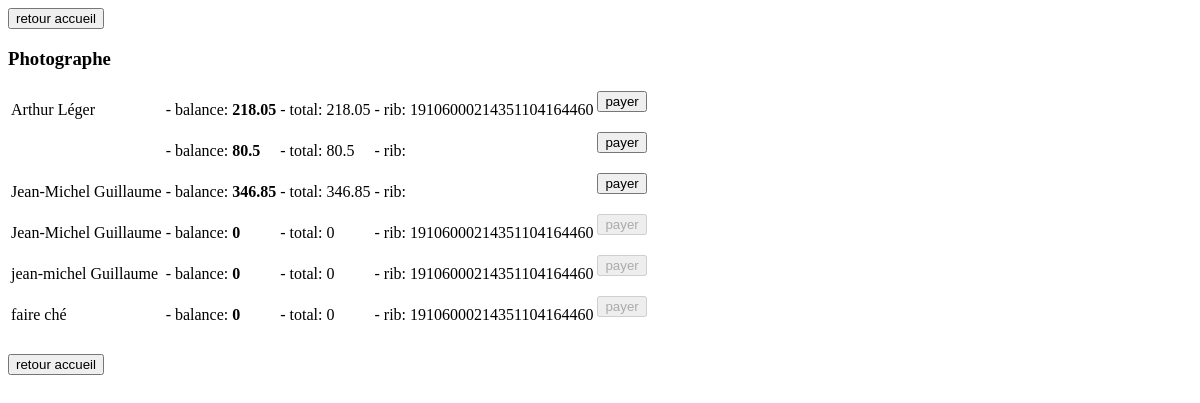
Before: /administration/photographe.php with the older database file.
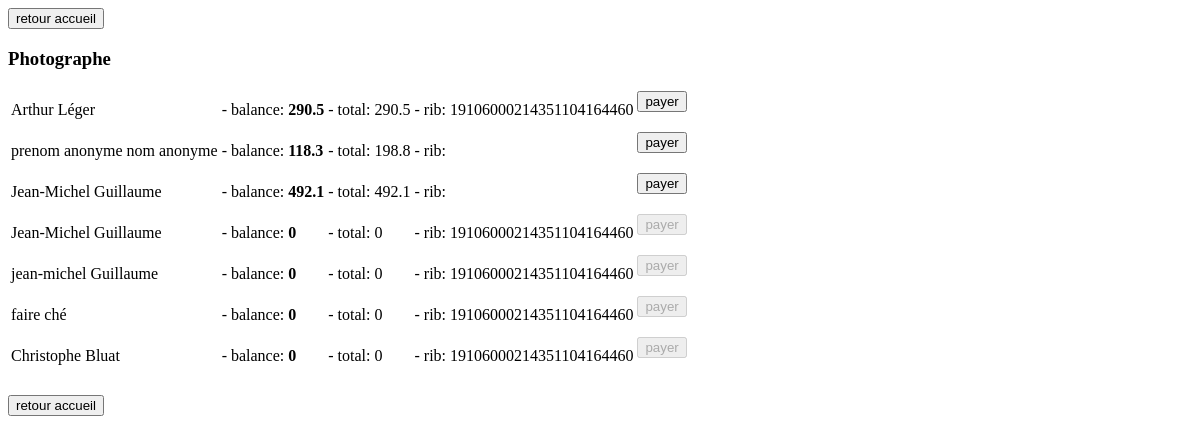
After: the same page with the newer database file.
### tables this page shows
CREATE TABLE IF NOT EXISTS `Photographe` (
  `photographeID` mediumint(8) unsigned NOT NULL auto_increment,
  `nomEntreprise` varchar(50) NOT NULL default '',
  `siren` varchar(50) NOT NULL default '',
  `telephone` varchar(20) NOT NULL default '',
  `siteWeb` varchar(50) NOT NULL default '',
  `home` varchar(100) NOT NULL default '',
  `pourcentage` tinyint(3) unsigned NOT NULL default '70',
  `rib_b` varchar(10) NOT NULL default '',
  `rib_g` varchar(10) NOT NULL default '',
  `rib_c` varchar(20) NOT NULL default '',
  `rib_k` varchar(5) NOT NULL default '',
  `bic` varchar(20) NOT NULL default '',
  `iban` varchar(30) NOT NULL default '',
  `id_utilisateur` mediumint(8) unsigned NOT NULL,
  PRIMARY KEY  (`photographeID`),
  KEY `fk_photographe_user` (`id_utilisateur`)
);

CREATE TABLE IF NOT EXISTS `Adresse` (
  `adresseID` mediumint(8) unsigned NOT NULL auto_increment,
  `nom` varchar(30) NOT NULL default '',
  `prenom` varchar(30) NOT NULL default '',
  `nomRue` varchar(50) NOT NULL default '',
  `complement` varchar(50) NOT NULL default '',
  `ville` varchar(50) NOT NULL default '',
  `codePostal` varchar(5) NOT NULL default '',
  `id_utilisateur` mediumint(8) unsigned NOT NULL,
  PRIMARY KEY  (`adresseID`),
  KEY `fk_adresse_utilisateur` (`id_utilisateur`)
);

### classes/modele/modele_dao/UtilisateurDAO.class.php (called while the page is built, shortened)
<?php
$dir_utilisateurdao_class_php = dirname(__FILE__);
include_once $dir_utilisateurdao_class_php . "/daophp5/DAO.class.php";
class UtilisateurDAO extends DAO{
	public function __construct() {
		$dsn = DBTYPE."://".DBUSER.":".DBPWD."@".DBHOST."/".DBPHOTOMENTIEL;
	}
	public function buildUtilisateurFromRow($row, $prefix = NULL, $pa = NULL){
		$setPre = isset($prefix);
		$dir_utilisateurdao_class_php = dirname(__FILE__);
		include_once $dir_utilisateurdao_class_php . "/AdresseDAO.class.php";
		include_once $dir_utilisateurdao_class_php . "/../Adresse.class.php";
		$adao = new AdresseDAO();
		$adresse = $adao->buildAdresseFromRow($row, $pa);
		if($setPre){
			$id = $row->offsetGet($prefix . "utilisateurID");
		}else{
			$id = $row->offsetGet("utilisateurID");
		}
		if($setPre){
			$email = $row->offsetGet($prefix . "email");
		}else{
			$email = $row->offsetGet("email");
		}
		if($setPre){
			$dateInscription = $row->offsetGet($prefix . "dateInscription");
		}else{
			$dateInscription = $row->offsetGet("dateInscription");
		}
		if($setPre){
			$mdp = $row->offsetGet($prefix . "mdp");
		}else{
			$mdp = $row->offsetGet("mdp");
		}
		if($setPre){
			$actif = $row->offsetGet($prefix . "actif");
		}else{
			$actif = $row->offsetGet("actif");
		}
		if($setPre){
			$pid = $row->offsetGet($prefix . "photographeID");
		}else{
			$pid = $row->offsetGet("photographeID");
		}
		$result = NULL;
		if(isset($pid)){
			$dirname = dirname(__FILE__);
			include_once $dirname . "/../Photographe.class.php";
			$result = new Photographe();
			if($setPre){
				$siren = $row->offsetGet($prefix . "siren");
			}else{
				$siren = $row->offsetGet("siren");
			}
			if($setPre){
				$sw = $row->offsetGet($prefix . "siteWeb");
			}else{
				$sw = $row->offsetGet("siteWeb");
			}
			if($setPre){
				$tel = $row->offsetGet($prefix . "telephone");
			}else{
				$tel = $row->offsetGet("telephone");
			}
			if($setPre){
				$ne = $row->offsetGet($prefix . "nomEntreprise");
			}else{
				$ne = $row->offsetGet("nomEntreprise");
			}
			if($setPre){
				$home = $row->offsetGet($prefix . "home");
			}else{
				$home = $row->offsetGet("home");
			}
			if($setPre){
				$rib_b = $row->offsetGet($prefix . "rib_b");
			}else{
				$rib_b = $row->offsetGet("rib_b");
			}
			if($setPre){
				$rib_g = $row->offsetGet($prefix . "rib_g");
			}else{
				$rib_g = $row->offsetGet("rib_g");
			}
			if($setPre){
				$rib_c = $row->offsetGet($prefix . "rib_c");
			}else{
				$rib_c = $row->offsetGet("rib_c");
			}
			if($setPre){
				$rib_k = $row->offsetGet($prefix . "rib_k");
			}else{
				$rib_k = $row->offsetGet("rib_k");
			}
			if($setPre){
				$bic = $row->offsetGet($prefix . "bic");
			}else{
				$bic = $row->offsetGet("bic");
			}
			if($setPre){
				$iban = $row->offsetGet($prefix . "iban");
			}else{
				$iban = $row->offsetGet("iban");
			}
			if($setPre){
				$pourcentage = $row->offsetGet($prefix . "pourcentage");
			}else{
				$pourcentage = $row->offsetGet("pourcentage");
			}
			$result->setHome($home);
			$result->setPhotographeID($pid);
			$result->setNomEntreprise($ne);
			$result->setTelephone($tel);
			$result->setSiteWeb($sw);
			$result->setSiren($siren);
			$result->setRIB_b($rib_b);
			$result->setRIB_g($rib_g);
			$result->setRIB_c($rib_c);
			$result->setRIB_k($rib_k);
			$result->setBIC($bic);
			$result->setIBAN($iban);
			$result->setPourcentage($pourcentage);
		}else{
			$result = new Utilisateur();
		}
		$result->setActif($actif);
		$result->setMDP($mdp);
		$result->setDateInscription($dateInscription);
		$result->setEmail($email);
		$result->setUtilisateurID($id);
		$result->setAdresse($adresse);
		return $result;
	}
}
?>

### classes/modele/modele_dao/daophp5/ConnectionCache.class.php (called while the page is built, shortened)
<?php
 class ConnectionCache {
	private $cache;
	private static $instance = null;
	private function __construct() {
		$this->cache = new ArrayObject();
	}
	public static function getInstance() {
		if(self::$instance == null) {
			self::$instance = new connectionCache();
		}
		return self::$instance;
	}
	public function setEntry($key, $conn) {
		$this->cache->offsetSet(md5($key), $conn);
	}
	public function isEntry($key) {
		$i = $this->cache->getIterator();
		return false;
	}
}
?>

### classes/modele/modele_dao/daophp5/ConnectionFactory.class.php (called while the page is built, shortened)
<?php
require_once("ConnectionCache.class.php");
class ConnectionFactory {
	public static function makeConnection($connStr) {
		$cache = connectionCache::getInstance();
		if($cache->isEntry($connStr)) {
			return $cache->getEntry($connStr);
		} else {
			$pattern = "/^([a-zA-Z]+):\/\/([a-zA-Z0-9]+):([a-zA-Z0-9_-]+)@([-.a-zA-Z0-9]+|[0-9]{1,3}\.[0-9]{1,3}\.[0-9]{1,3}\.[0-9]{1,3})\/([a-zA-Z0-9_]+)$/";
			if(!preg_match($pattern, $connStr, $matches)) {
				throw new ConnFactoryException('Connection string: '.$connStr.' not in correct format (dbtype://user:pass@host/dbname))');
			}
			list($match, $dbtype, $user, $pass, $host, $db) = $matches;
			switch(strtolower($dbtype)) {
				case "mysql":
					require_once("DataAccessMysql.class.php");
					$da = new DataAccessMysql($host, $user, $pass, $db);
					return $da;
					break;
			}
		}
	}
}
?>

### classes/modele/modele_dao/daophp5/DataAccessMysql.class.php (called while the page is built, shortened)
<?php
require_once("DataResultMysql.class.php");
require_once("ConnectionCache.class.php");
class DataAccessMysql implements DataAccess {
	protected $conn;
	public function connect($host, $user, $pass, $db) {
		if(!$this->conn = @mysql_connect($host, $user, $pass)) {
			$this->error = new DataAccessError("CONNECT", mysql_errno(), mysql_error());
			throw new DAOException('Could not connect to database, reason: '.$this->error->getErrorStr());
		}
		return true;
	}
	public function query($sql) {
		if(!$result = @mysql_query($sql, $this->conn)) {
			$this->error = new DataAccessError("QUERY", mysql_errno(), mysql_error());
			throw new DAOException('Could not execute query, reason: '.$this->error->getErrorStr());
		}
		return new DataResultMysql($result);
	}
}
?>

### classes/modele/Photographe.class.php (called while the page is built, shortened)
<?php
$dir_photographe_class_php = dirname(__FILE__);
include_once $dir_photographe_class_php . "/Utilisateur.class.php";
include_once $dir_photographe_class_php . "/modele_dao/PhotographeDAO.class.php";
class Photographe extends Utilisateur{
	public static function getPhotographes(){
		$daoPhotographe = new PhotographeDAO();
		return $daoPhotographe->getPhotographes();
	}
}
?>

### classes/modele/modele_dao/PhotographeDAO.class.php (called while the page is built, shortened)
<?php
$dir_photographedao_class_php = dirname(__FILE__);
include_once ($dir_photographedao_class_php . "/UtilisateurDAO.class.php");
class PhotographeDAO extends UtilisateurDAO{
	public function getPhotographes(){
		$query = "select * from Photographe as p, Utilisateur as u, Adresse as a where p.id_utilisateur = u.utilisateurID and a.id_utilisateur = u.utilisateurID";
		$tmp = $this->retrieve($query);
		return $this->extractArrayQuery($tmp, $this, "buildUtilisateurFromRow");
	}
}
?>

### classes/modele/modele_dao/daophp5/DAO.class.php (called while the page is built, shortened)
<?php
require_once("DataResult.class.php");
require_once("ConnectionFactory.class.php");
abstract class DAO {
	protected $da;
	public function __construct($connStr) {
		$this->da = ConnectionFactory::makeConnection($connStr);
	}
	public function retrieve($sql) {
		return $this->da->query($sql);
	}
}
?>

### classes/modele/modele_dao/daophp5/DataResultMysql.class.php (called while the page is built, shortened)
<?php
class DataResultMysql extends DataResult {
	private $format;
	public function __construct($result) {
		$this->result = $result;
		$this->format = self::DATA_RESULT_FORMAT_ASSOC;
	}
	protected function getRow() {
		if($row = mysql_fetch_array($this->result, $this->format)) {
			return new ArrayObject($row);
		}
		return false;
	}
	protected function dataSeek($row_num = 0) {
		return mysql_data_seek($this->result, $row_num);
	}
	public function getNumRows() {
		return mysql_num_rows($this->result);
	}
}
?>

### classes/modele/modele_dao/daophp5/DataResult.class.php (called while the page is built, shortened)
<?php
abstract class DataResult implements Iterator {
	protected $currentRow;
	protected $valid;
	 public function valid() {
		return $this->valid;
	}
	 public function current() {
		return $this->currentRow;
	}
	public function rewind() {
		if($this->dataSeek(0) !== false) {
        	return true;
		}
		return false;
	}
	public function next() {
		if(($this->currentRow = $this->getRow()) !== false) {
			$this->valid = true;
			return true;
		}
		$this->valid = false;
		return false;
	}
}
?>

### classes/modele/modele_dao/AdresseDAO.class.php (called while the page is built, shortened)
<?php
$dir_adressedao_class_php = dirname(__FILE__);
include_once $dir_adressedao_class_php . "/daophp5/DAO.class.php";
class AdresseDAO extends DAO{
	public function __construct() {
		$dsn = DBTYPE."://".DBUSER.":".DBPWD."@".DBHOST."/".DBPHOTOMENTIEL;
	}
	public function buildAdresseFromRow($row, $prefix = NULL){
		if(!isset($prefix)){
			$prefix = '';
		}
		$id = $row->offsetGet($prefix . "adresseID");
		$nom = $row->offsetGet($prefix . "nom");
		$prenom = $row->offsetGet($prefix . "prenom");
		$nomRue = $row->offsetGet($prefix . "nomRue");
		$cmp = $row->offsetGet($prefix . "complement");
		$ville = $row->offsetGet($prefix . "ville");
		$cp = $row->offsetGet($prefix . "codePostal");
		$idu = $row->offsetGet($prefix . "id_utilisateur");
		$result = new Adresse();
		$result->setAdresseID($id);
		$result->setNom($nom);
		$result->setPrenom($prenom);
		$result->setNomRue($nomRue);
		$result->setComplement($cmp);
		$result->setVille($ville);
		$result->setCodePostal($cp);
		$result->setID_Utilisateur($idu);
		return $result;
	}
}
?>

### classes/modele/Adresse.class.php (called while the page is built, shortened)
<?php
$dir_adresse_class_php = dirname(__FILE__);
include_once $dir_adresse_class_php . "/modele_dao/AdresseDAO.class.php";
?>

### classes/modele/modele_dao/AlbumDAO.class.php (called while the page is built, shortened)
<?php
$dir_albumdao_class_php = dirname(__FILE__);
include_once $dir_albumdao_class_php . "/daophp5/DAO.class.php";
include_once $dir_albumdao_class_php . "/PhotographeDAO.class.php";
class AlbumDAO extends DAO {
	public function buildAlbumFromRow($row, $prefix = NULL){
		if(!isset($prefix)){
			$prefix = '';
		}
		$id = $row->offsetGet($prefix . "albumID");
		$filigramme = $row->offsetGet($prefix . "filigramme");
		$nom = $row->offsetGet($prefix . "nom");
		$idp = $row->offsetGet($prefix . "id_photographe");
		$ide = $row->offsetGet($prefix . "id_evenement");
		$date = $row->offsetGet($prefix . "date");
		$isp = $row->offsetGet($prefix . "isPublique");
		$etat = $row->offsetGet($prefix . "etat");
		$mod = $row->offsetGet($prefix . "module");
		$balance = $row->offsetGet($prefix . "balance");
		$gt = $row->offsetGet($prefix . "gainTotal");
		$mailing = $row->offsetGet($prefix . "mailing");
		$result = new Album();
		$result->setFiligramme($filigramme);
		$result->setAlbumID($id);
		$result->setNom($nom);
		$result->setID_Photographe($idp);
		$result->setID_Evenement($ide);
		$result->setDate($date);
		$result->setIsPublique($isp);
		$result->setEtat($etat);
		$result->setMailing($mailing);
		$result->setBalance($balance);
		$result->setGainTotal($gt);
		$result->setModule($mod);
		return $result;
	}
}
?>

### administration/photographe.php (the view, shortened to what this page needs)
<?php
$dir_administration_evenement_php = dirname(__FILE__);
include_once $dir_administration_evenement_php . "/../classes/modele/Photographe.class.php";
include $dir_administration_evenement_php . "/header.php";
?>
<form method="post" action="index.php">
	<input type="submit" value="retour accueil"/>
</form>
<h3>Photographe</h3>
<table>
<?php
$photographes = Photographe::getPhotographes();
foreach($photographes as $photographe){
	$balance = 0;
	$totalGain = 0;
	$albums = Album::getAlbumDepuisID_Photographe($photographe->getPhotographeID(), false);
	if($albums){
		foreach($albums as $album){
			$totalGain += $album->getGainTotal();
			$balance += $album->getBalance();
		}
	}
	if($balance>0){
		echo '<tr><td>' . $photographe->getAdresse()->getPrenom() . " " . $photographe->getAdresse()->getNom() . '</td><td> - balance: <b>' . $balance . '</b></td><td> - total: ' . $totalGain . '</td><td> - rib: ' . $photographe->getRIB_b() . $photographe->getRIB_g() . $photographe->getRIB_c() . $photographe->getRIB_k() . '</td><td><form method="post" action="dispatcher.php"><input type="hidden" name="action" value="payer"/><input type="hidden" name="id" value="' . $photographe->getPhotographeID() . '"/><input onclick="return confirm(\'Ceci remettra la balance du photographe et de tous ses albums à 0.\nContinuer?\');"  type="submit" value="payer"/></form></td></tr>' . "\n";
	}else{
		echo '<tr><td>' . $photographe->getAdresse()->getPrenom() . " " . $photographe->getAdresse()->getNom() . '</td><td> - balance: <b>' . $balance . '</b></td><td> - total: ' . $totalGain . '</td><td> - rib: ' . $photographe->getRIB_b() . $photographe->getRIB_g() . $photographe->getRIB_c() . $photographe->getRIB_k() . '</td><td><form method="post" action="dispatcher.php"><input type="hidden" name="action" value="payer"/><input type="hidden" name="id" value="' . $photographe->getPhotographeID() . '"/><input onclick="return confirm(\'Ceci remettra la balance du photographe et de tous ses albums à 0.\nContinuer?\');" disabled  type="submit" value="payer"/></form></td></tr>' . "\n";
	}
}
?>
</table><br/>
<form method="post" action="index.php">
	<input type="submit" value="retour accueil"/>
</form>
<?php
include $dir_administration_evenement_php . "/footer.php";
?>

### administration/header.php (shortened to what this page needs)
<html xmlns="http://www.w3.org/1999/xhtml" lang="fr_FR" xml:lang="fr_FR">
 <head>
</head>
<body>

Changed rows visible on the page:
changed photographe "Arthur": balance "218.05" → "290.5"; totalGain "218.05" → "290.5"
changed through a linked row, photographe: adresse.prenom (not shown) → "prenom anonyme"; adresse.nom (not shown) → "nom anonyme"; balance "80.5" → "118.3"; totalGain "80.5" → "198.8"
computed for photographe (number 3 of 7 on the later page): balance "346.85" → "492.1"; totalGain "346.85" → "492.1"
added photographe: adresse.prenom "Christophe", adresse.nom "Bluat", balance "0", totalGain "0", rib_b "19106", rib_g "00021", rib_c "43511041644", rib_k "60"
